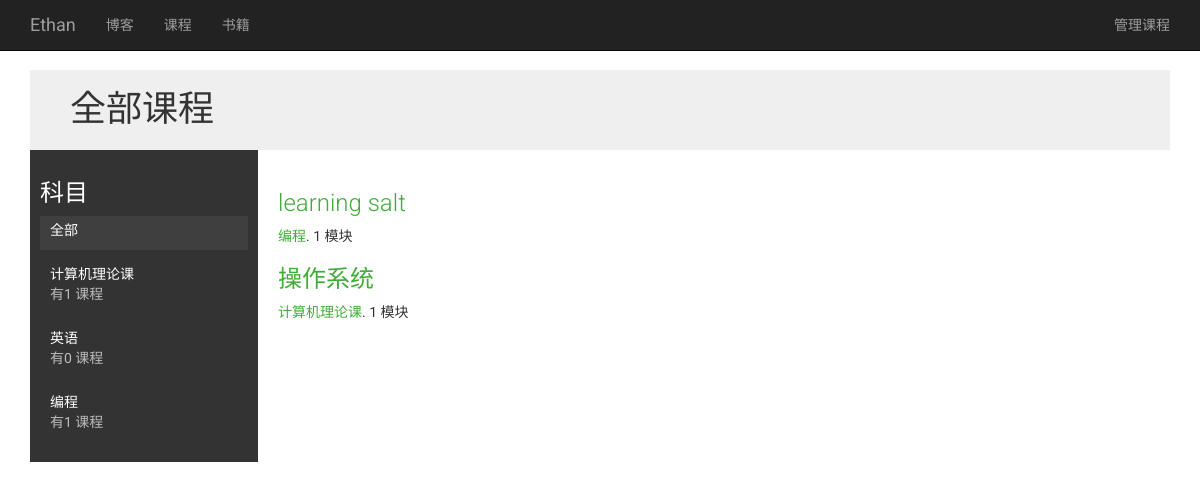
The app's page /courses/ (signed in) with its own data.
### courses/models.py (models this page shows, shortened)
class Subject(models.Model):
    title=models.CharField(max_length=200)
    slug =models.SlugField(max_length=200,unique=True)
    class Meta:
        ordering=('title',)
    def __str__(self):
        return self.title

class Course(models.Model):
    owner = models.ForeignKey(User, related_name='courses_created')
    subject = models.ForeignKey(Subject, related_name='courses')
    title = models.CharField(max_length=200)
    slug = models.SlugField(max_length=200, unique=True)
    overview = models.TextField()
    created = models.DateTimeField(auto_now_add=True)
    students = models.ManyToManyField(User,
                                      related_name='courses_enrolled',
                                      blank=True)
    class Meta:
        ordering = ('-created',)

### courses/views.py (the view)
# urls.py: url(r'^subject/(?P<subject>[\w-]+)/$', views.CourseListView.as_view(), name='course_list_subject'),
class CourseListView(TemplateResponseMixin, View):
    model = Course
    template_name = 'courses/course/list.html'
    def get(self, request, subject=None):
        subjects = cache.get('all_subjects')
        if not subjects:
            subjects = Subject.objects.annotate(total_courses=Count('courses'))
            cache.set('all_subjects', subjects)
        all_courses = Course.objects.annotate(total_modules=Count('modules'))
        if subject:
            subject = get_object_or_404(Subject, slug=subject)
            key = 'subject_{}_courses'.format(subject.id)
            courses = cache.get(key)
            if not courses:
                courses = all_courses.filter(subject=subject)
                cache.set(key, courses)
        else:
            courses = cache.get('all_courses')
            if not courses:
                courses = all_courses
                cache.set('all_courses', courses)
        return self.render_to_response({'subjects': subjects,
                                        'subject': subject,
                                        'courses': courses})

### blog/context_processors.py (called while the page is built)
def recent_blog_list(request):
    recent_blogs = Blog.objects.filter(status='p', is_public=True).order_by('-publish_time')[:4]
    categories = Category.objects.all()
    return {'recent_blogs': recent_blogs, 'categories': categories}

### books/context_processors.py (called while the page is built)
def recent_book_list(request):
    recent_books = Book.objects.filter(status='p').order_by('-publish_time')[:4]
    book_categories = Category.objects.all()
    return {'recent_books': recent_books, 'book_categories': book_categories}

### courses/templates/courses/course/list.html (shortened to what this page needs)
{% extends "courses/educa_base.html" %}
{% block page_content %}
    <h1>
        {% if subject %}
            {{ subject.title }}课程
        {% else %}
           全部课程
        {% endif %}
    </h1>
    <div class="contents">
        <h3>科目</h3>
        <ul id="modules">
            <li {% if not subject %}class="selected"{% endif %}>
                <a href="{% url "courses:course_list" %}">全部</a>
            </li>
            {% for s in subjects %}
                <li {% if subject == s %}class="selected"{% endif %}>
                    <a href="{% url "courses:course_list_subject" s.slug %}">
                        {{ s.title }}
                        <br><span>有{{ s.total_courses }} 课程</span>
                    </a>
                </li>
            {% endfor %}
        </ul>
    </div>
    <div class="module">
        {% for course in courses %}
            {% with subject=course.subject %}
                <h3><a href="{% url "courses:course_detail"  course.slug %}">{{ course.title }}</a></h3>
                <p>
                    <a href="{% url "courses:course_list_subject" subject.slug %}">{{ subject }}</a>.
                    {{ course.total_modules }} 模块
                </p>
            {% endwith %}
        {% endfor %}
    </div>
{% endblock %}

### courses/templates/courses/educa_base.html (shortened to what this page needs)
{% extends 'base.html'%}
{% load staticfiles %}
{% block extra_head%}
<link href="{% static "courses/css/base.css" %}" rel="stylesheet">
{% endblock %}
{% block content %}
{% block navbar %}
{{block.super}}
  {% endblock %}
<div class="container">
    {% block page_content %}
    {% endblock %}
</div>
{% endblock %}
{% block navbar_right %}
    {% if user.is_authenticated %}
          <ul class="nav navbar-nav navbar-right">
            <li><a href="{% url "courses:manage_course_list" %}">管理课程</a></li>
          </ul>
    {% endif %}
{% endblock %}

### templates/base.html (shortened to what this page needs)
{% extends 'bootstrap3/bootstrap3.html'%}
{% load staticfiles %}
{% block content %}
{% block navbar %}
<nav class="navbar navbar-fixed-top navbar-inverse">
      <div class="container">
        <div class="navbar-header">
          <a class="navbar-brand" href="{% url "index" %}">Ethan</a>
        </div>
        <div id="navbar" class="collapse navbar-collapse">
          <ul class="nav navbar-nav">
            <li><a href="{% url "blog:home" %}">博客</a></li>
            <li><a href="{% url "courses:course_list" %}">课程</a></li>
            <li><a href="{% url "books:index"%}">书籍</a></li>
          </ul>
          {% block navbar_right %}
          {% endblock %}
        </div>
      </div>
    </nav>
  {% endblock %}
{% endblock %}

### templates/bootstrap3/bootstrap3.html (shortened to what this page needs)
<!DOCTYPE html>
{% load bootstrap3 %}
<html{% if request.LANGUAGE_CODE %} lang="{{ request.LANGUAGE_CODE }}"{% endif %}>
<head>
    {% bootstrap_css %}
    {% block extra_head %}{% endblock %}
</head>
<body>
{% block content %}{% endblock %}
</body>
</html>

### courses/static/courses/css/base.css (style rules this page uses)
body { margin:0; font-family:'Roboto', sans-serif; font-weight:400; color:#333; }
a { color:#3fad37; text-decoration:none; }
h1, h2, h3, h4, h5, h6 { font-family:'Roboto', sans-serif; font-weight:300; }
h1 { background:#efefef; width:100%; overflow:auto; padding:20px 0 20px 40px; margin:0; }
.module { overflow:auto; }
.module h3 { margin:30px 0 0; padding:0; width:100%; }
.module p { margin:10px 0 20px; width:100%; float:left; }
.contents { width:20%; padding:10px; float:left; background:#333; color: #fff; font-family:'Roboto', sans-serif; }
.contents ul { list-style:none; margin:0; padding:0; }
.contents ul li { margin:0 0 10px 0; padding:4px 10px 10px; overflow:auto; }
.contents ul li.selected { background:#3f3f3f; }
.contents ul span { text-transform:uppercase; color:#bbb; font-size:14px; }
.contents ul a { display:block; color:#fff; text-decoration:none; }
.module { padding:10px 20px; float:left; }

### templates/base.html (style rules this page uses)
body { padding-top: 70px; padding-bottom: 20px; }

### records on screen
Subject: title "计算机理论课", total_courses "1"
Subject: title "英语", total_courses "0"
Subject: title "编程", total_courses "1"
Course: title "learning salt", subject "编程", total_modules "1"
Course: title "操作系统", subject "计算机理论课", total_modules "1"
